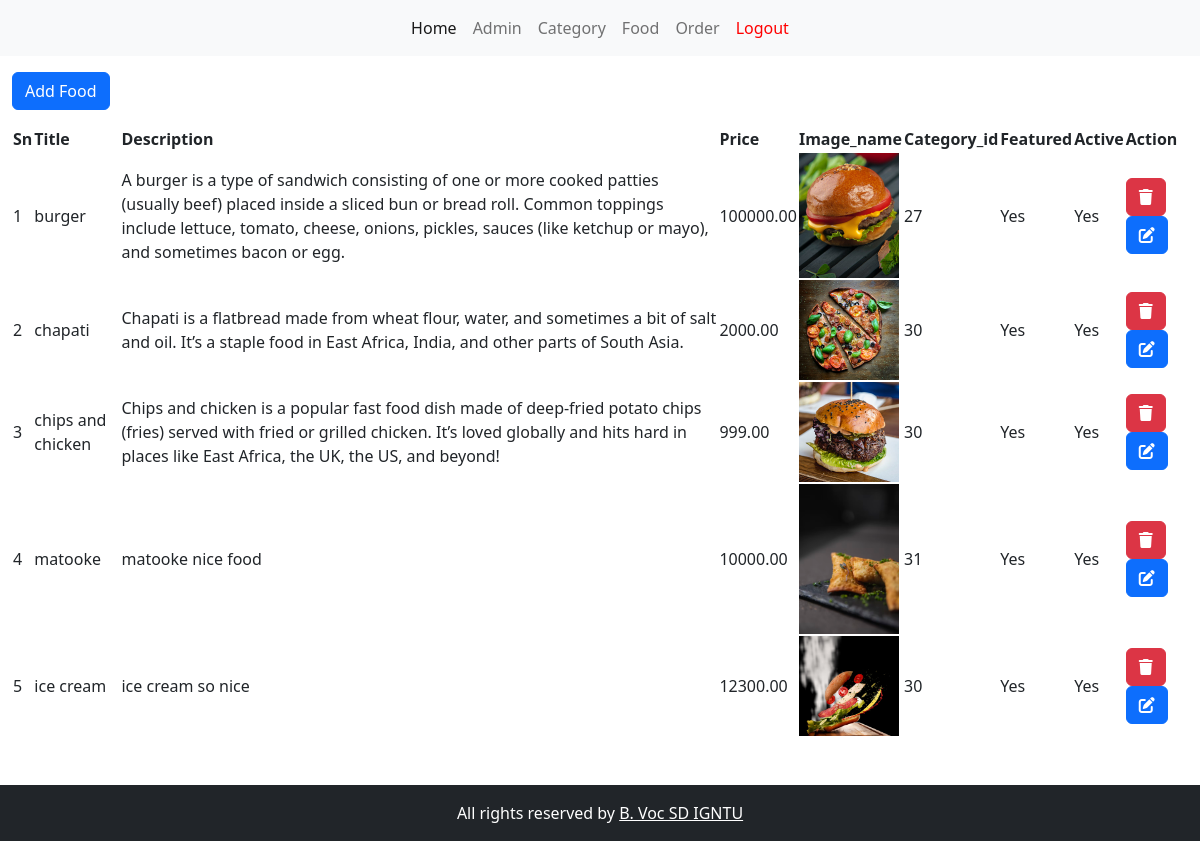
Screenshot of /admin/food.php (signed in) with the database file from the repository.
### tables this page shows
CREATE TABLE `tbl_food` (
  `id` int(10) NOT NULL,
  `title` varchar(150) NOT NULL,
  `description` varchar(255) NOT NULL,
  `price` decimal(10,2) NOT NULL,
  `image_name` varchar(255) NOT NULL,
  `category_id` int(10) NOT NULL,
  `featured` varchar(10) NOT NULL,
  `active` varchar(10) NOT NULL
);

### admin/food.php (the view, shortened to what this page needs)
<?php include('partials/header.php') ?>
<div class="container-fluid">
    <div class="row">
        <div class="col-lg-12">
        <div class="my-3">
            <a href="<?php echo SITEURL?>admin/add_food.php" class="btn btn-primary text-capitalize">add food</a>
        </div>
        <table id="example" class="display">
            <thead>
                <tr>
                    <th>Sn</th>
                    <th>Title</th>
                    <th>Description</th>
                    <th>Price</th>
                    <th>Image_name</th>
                    <th>Category_id</th>
                    <th>Featured</th>
                    <th>Active</th>
                    <th>Action</th>
                </tr>
            </thead>
            <tbody>
                <?php
                    $sql = "select * from tbl_food";
                    $res = mysqli_query($conn, $sql);
                    if($res == true){
                        $count = mysqli_num_rows($res);
                        if($count > 0){
                            $sn = 1;
                            while($rows = mysqli_fetch_assoc($res)){
                                $id = $rows['id'];
                                $title = $rows['title'];
                                $description = $rows['description'];
                                $price = $rows['price'];
                                $image = $rows['image_name'];
                                $category_id = $rows['category_id'];
                                $featured = $rows['featured'];
                                $active = $rows['active'];
                                ?>
                                    <tr>
                                        <td><?php echo $sn++ ?></td>
                                        <td><?php echo $title ?></td>
                                        <td><?php echo $description ?></td>
                                        <td><?php echo $price ?></td>
                                        <td>
                                            <?php if($image != ""): ?>
                                                <img src="../images/food/<?php echo $image ?>" alt="" srcset="" width="100px">
                                            <?php else: ?>
                                                <span class="text-mute">No image </span>
                                            <?php endif ?>
                                        </td>
                                        <td><?php echo $category_id ?></td>
                                        <td><?php echo $featured ?></td>
                                        <td><?php echo $active ?></td>
                                        <td>
                                            <a href="<?php echo SITEURL ?>admin/delete.php?id=<?php echo $id ?>&image_name=<?php echo urlencode($image) ?>" onclick="return confirm('Do you want to delete food?')" class="btn btn-small btn-danger">
                                                <i class="fa-solid fa-trash"></i>
                                            </a>
                                            <a href="<?php echo SITEURL ?>admin/update_food.php?id=<?php echo $id ?>" class="btn btn-small btn-primary ">
                                                <i class="fa-solid fa-pen-to-square"></i>
                                            </a>
                                        </td>
                                    </tr>
                                <?php
                            }
                        }
                    }
                ?>
            </tbody>
        </table>
        </div>
    </div>
</div>
<?php include('partials/footer.php') ?>

### rows the page displays
tbl_food: title "burger", description "A burger is a type of sandwich consisting of one or more cooked patties (usually beef) placed inside a sliced bun or bread roll. Common toppings include lettuce, tomato, cheese, onions, pickles, sauces (like ketchup or mayo), and sometimes bacon or egg.", price "100000.00", image_name (picture), category "27", featured "Yes", active "Yes"
tbl_food: title "chapati", description "Chapati is a flatbread made from wheat flour, water, and sometimes a bit of salt and oil. It’s a staple food in East Africa, India, and other parts of South Asia.", price "2000.00", image_name (picture), category "30", featured "Yes", active "Yes"
tbl_food: title "chips and chicken", description "Chips and chicken is a popular fast food dish made of deep-fried potato chips (fries) served with fried or grilled chicken. It’s loved globally and hits hard in places like East Africa, the UK, the US, and beyond!", price "999.00", image_name (picture), category "30", featured "Yes", active "Yes"
tbl_food: title "matooke", description "matooke nice food", price "10000.00", image_name (picture), category "31", featured "Yes", active "Yes"
tbl_food: title "ice cream", description "ice cream so nice", price "12300.00", image_name (picture), category "30", featured "Yes", active "Yes"
